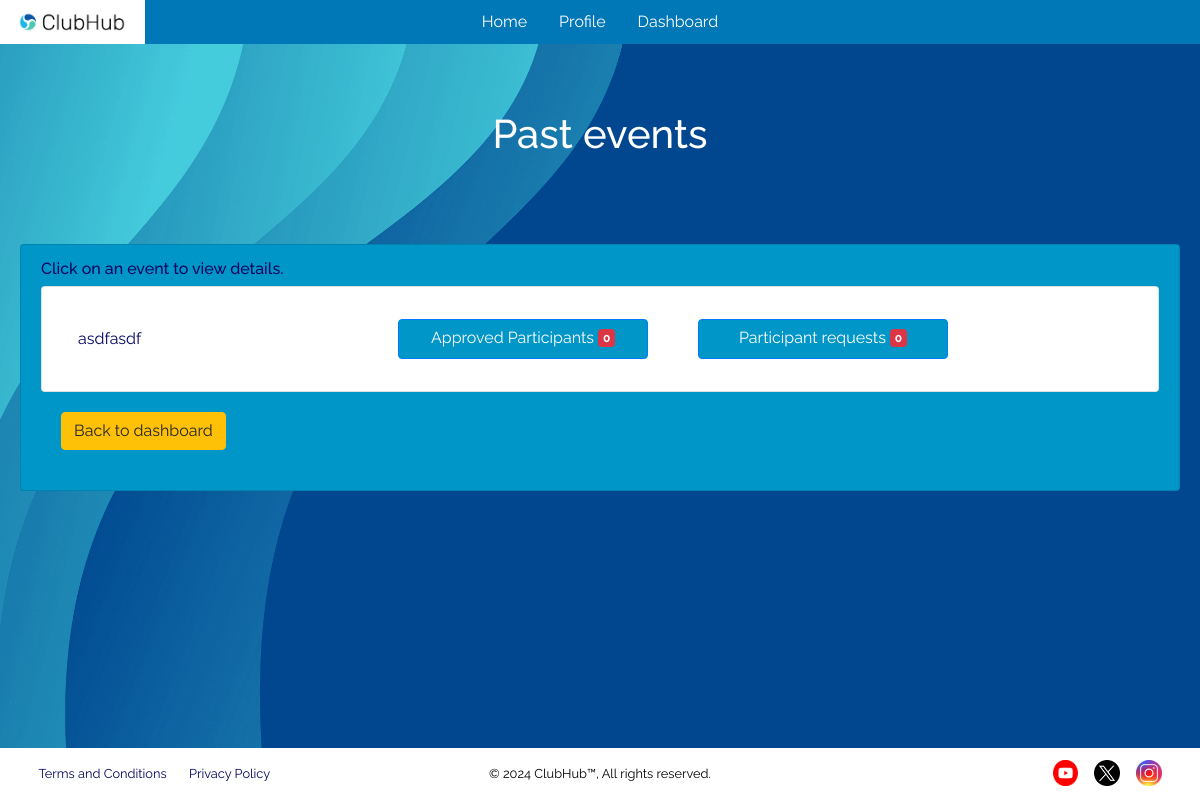
The page /eventview/Past (signed in) on the database its author committed.
### tables this page shows
CREATE TABLE events (
    event_id            INTEGER         NOT NULL,
    club_id             INTEGER         NOT NULL,
    event_name          TEXT            NOT NULL,
    event_description   TEXT            NOT NULL,
    venue               TEXT            NOT NULL,
    date                TEXT            NOT NULL,
    time                TEXT            NOT NULL,
    created             DATETIME        NOT NULL DEFAULT CURRENT_TIMESTAMP,
    updated             DATETIME        NOT NULL DEFAULT CURRENT_TIMESTAMP,
    -----------------------------------------------------------------------
    PRIMARY KEY (event_id),
    FOREIGN KEY (club_id) REFERENCES clubs(club_id)
);

### application/blueprints/coordinator.py (the view)
@coordinator.route("/eventview/<timeline>")
def see_events(timeline):
    invalid = validate_coordinator_perms(endpoint=f"/eventview/{timeline}")
    if invalid:
        return invalid
    user_id: int = session["user-id"]
    club_id = coordinator_functions.get_club_id(user_id)
    timelined_events = coordinator_functions.view_all_events(club_id, timeline)
    event_details = []
    if timelined_events is None:
        timelined_events = []
    else:
        for event in timelined_events:
            number_of_pending_participants = coordinator_functions.count_pending_participants(event["event_id"])
            number_of_approved_participants = coordinator_functions.count_approved_participants(event["event_id"])
            event_details.append(
                {
                    'event_id': event["event_id"],
                    'event_name': event["event_name"],
                    'event_date': event["date"],
                    'approved_participants': number_of_approved_participants,
                    'pending_participants': number_of_pending_participants,
                }
            )
    return render_template(
        "html/coordinator/multi-event-view.html",
        timeline=timeline,
        timelined_events=event_details
    )

### application/__init__.py (called while the page is built)
@app.teardown_appcontext
def close_connection(_exception) -> None:
    db: Connection = getattr(g, "_database", None)
    if db is not None:
        db.close()

### application/util/authentication/page_access.py (called while the page is built)
def validate_access_perms(user_type: str, endpoint: str) -> str | None:
    if "user" not in session:
        error(errtype=Error.RESTRICTED_PAGE_LOGGED_OUT, endpoint=endpoint)
        return render_template("html/misc/home.html")
    current_user_type: str = session["user-type"]
    if current_user_type != user_type:
        errtype: Error = Error[f"RESTRICTED_PAGE_{user_type}"]
        error(errtype=errtype, endpoint=endpoint, user_type=current_user_type)
        return render_template("html/misc/home.html")
    return None

### application/util/coordinator/coordinator_functions.py (called while the page is built, shortened)
def get_club_id(coordinator_id: int) -> int:
    result = query_db(
        """
            SELECT club_id FROM clubs
            WHERE creator=?;
        """,
        coordinator_id,
        single=True
    )
    return result["club_id"]

def count_pending_participants(event_id: int) -> int:
    result = query_db(
        """
            SELECT COUNT(user_id) FROM event_participants
            WHERE event_id=? AND validity='PENDING';
        """,
        event_id,
        single=True
    )
    return result[0]

def count_approved_participants(event_id: int) -> int:
    result = query_db(
        """
            SELECT COUNT(user_id) FROM event_participants
            WHERE event_id=? AND validity='APPROVED';
        """,
        event_id,
        single=True
    )
    return result[0]

def view_all_events(club_id, timeline):
    if timeline == 'Past':
        return query_db(
            """
                SELECT * FROM events
                WHERE club_id=? AND datetime(date || ' ' || time) < CURRENT_TIMESTAMP
                ORDER BY date, time DESC;
            """,
            club_id
        )

### application/util/db_functions/__init__.py (called while the page is built)
def get_db() -> Connection:
    db: Connection | None = getattr(g, "_database", None)
    if db is None:
        db: Connection = connect(DB_PATH)
        db.row_factory = Row
        g._database = db
    return db

def query_db(query: str, *args, single: Optional[bool] = None) -> list[Row] | Row | None:
    single = False if single is None else single
    cursor: Cursor = get_db().cursor()
    cursor.execute(query, args)
    results: list[Row] = cursor.fetchall()
    cursor.close()
    if not results:
        return None
    return results[0] if single else results

### application/templates/html/coordinator/multi-event-view.html (shortened to what this page needs)
{% extends "html/base/base.html" %}
{% block links %}
    <link rel="stylesheet" href="https://cdn.jsdelivr.net/npm/bootstrap@4.0.0/dist/css/bootstrap.min.css"
>
{% endblock %}
{% block header %}
    <header>
        <h1 style="color: white;">{{ ""~ timeline~ " events" }}</h1>
    </header>
    <div class="card card-custom ">
        <div class="card-body">
            <h6 class="card-subtitle mb-2 dark_link">Click on an event to view details.</h6>
            {% for event in timelined_events %}
        <ul class="list-group">
            <li class="list-group-item" style="display: inline-flex">
                <span class="event-name-column">
                    <a href="{{ url_for('coordinator.edit_event', event_id=event.event_id) }}" class="card-link dark_link">{{ event.event_name }}</a>
                </span>
                <span class="button-column">
                    <a class="btn btn-primary card-custom custom-hover"
                    href="{{ url_for('coordinator.parview', status='Approved', event_id=event.event_id) }}" role="button">
                    Approved Participants
                    <span class="badge bg-danger">{{ event.approved_participants }}</span>
                </a>
                <a class="btn btn-primary card-custom custom-hover"
                    href="{{ url_for('coordinator.parview', status='Pending', event_id=event.event_id) }}" role="button">
                    Participant requests
                    <span class="badge bg-danger">{{ event.pending_participants }}</span>
                </a>
                </span>
            </li>
        </ul>
        {% endfor %}
        <a class="btn btn-warning custom-button" href="{{ url_for('coordinator.cohome') }}"
        role="button">Back to dashboard</a>
        </div>
    </div>
{% endblock %}

### application/static/css/base.css (style rules this page uses)
:root { --light-grey: #8a8988; --lighter-grey: #c4c4c4; --even-lighter-grey: #f2f2f2; --cyan: #3bbbd2; --light-blue: #0077b6; --lighter-blue: #0096c7; --even-lighter-blue: #90e0ef; --dark-blue: #023e8a; --darker-blue: #03045e; --lighter-green: #5afa8d; --light-green: #179645; --dark-green: #237543; --light-red: #db5658; --dark-red: #990f0f; --white: #ffffff; --black: #000000; --dark-grey: #1e2e33; --email-red: #f44336; --yt-red: #ff1c04; --pink: #e33667; --turquoise: #028080; }
* { box-sizing: border-box; }
body { scroll-behavior: smooth; margin: 0; padding: 0; background-color: var(--darker-blue); font-family: "Raleway", system-ui, Arial, sans-serif !important; color: var(--white); min-height: 100vh; display: flex; flex-direction: column; overflow-x: hidden; }
::placeholder { opacity: 0.6; }
header h1 { text-align: center; margin: 1.65em 0; }
a { text-decoration: none !important; color: var(--even-lighter-blue); }
.card-custom { margin: 20px; background-color: var(--lighter-blue) !important; color: white; }
.custom-button { margin: 20px; background-color: var(--even-lighter-blue); color: var(--black); }
.custom-hover { background-color: var(--light-blue); color: var(--white); }
.dark_link { color: var(--darker-blue) }
.event-name-column { width: 300px;; }

### rows shown on the page
events: event_name "asdfasdf", approved_participants "0", pending_participants "0"

### other values the page prints
{{ ""~ timeline~ " events" }} "Past events"
